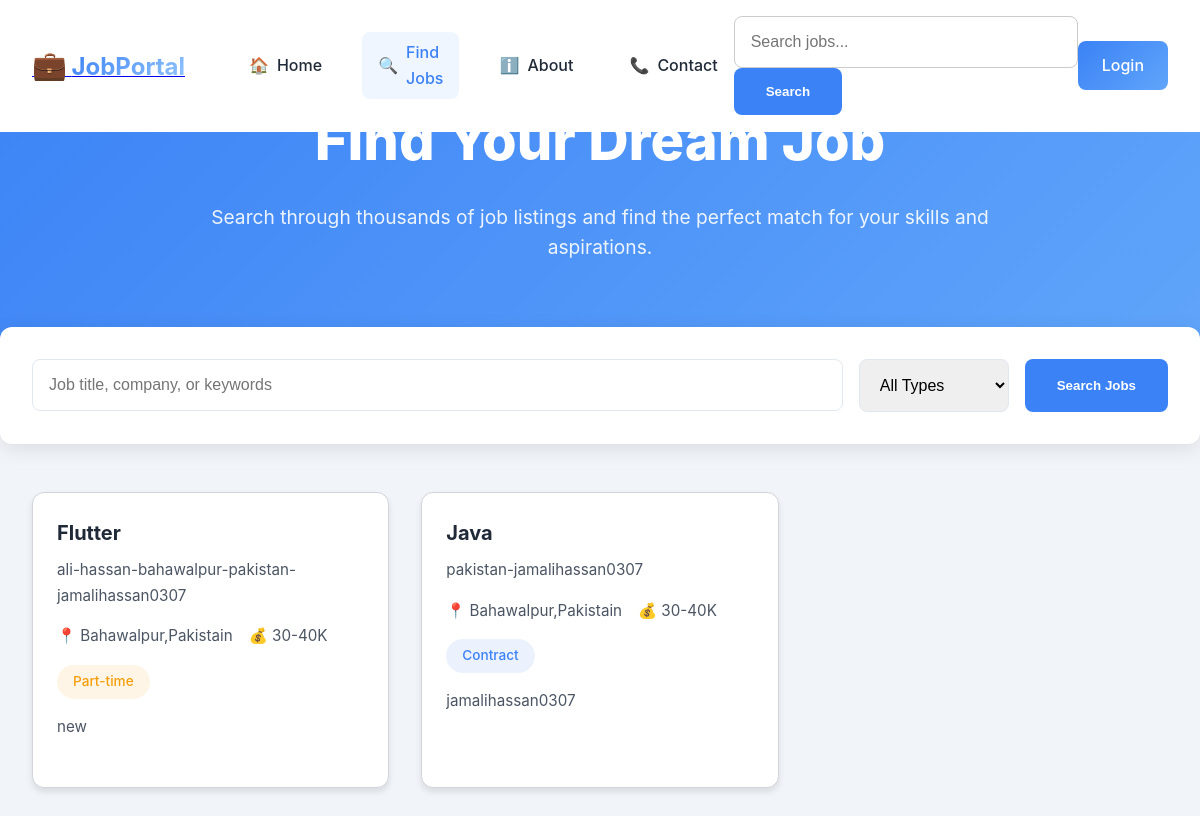
Screenshot of /jobs/ with the database file from the repository.
### jobs/models.py (models this page shows, shortened)
class Job(models.Model):
    JOB_TYPES = [
        ('Full-time', 'Full-time'),
        ('Part-time', 'Part-time'),
        ('Contract', 'Contract'),
        ('Freelance', 'Freelance'),
        ('Remote', 'Remote'),
    ]
    job_title = models.CharField(max_length=255)
    company = models.CharField(max_length=255)
    company_url = models.CharField(max_length=255)
    location = models.CharField(max_length=255)
    job_type = models.CharField(max_length=100, choices=JOB_TYPES)
    salary = models.CharField(max_length=100)
    description = models.TextField(null=True, blank=True)
    created_by = models.ForeignKey(User, on_delete=models.CASCADE)
    created_at = models.DateTimeField(auto_now_add=True)
    updated_at = models.DateTimeField(auto_now=True)

### jobs/views.py (the view)
# urls.py: path('jobs/', views.jobs_list, name='jobs'),
def jobs_list(request):
    jobs = Job.objects.all()
    search_query = request.GET.get('search', '')
    job_type = request.GET.get('type', 'All')
    if search_query:
        jobs = jobs.filter(job_title__icontains=search_query)
    if job_type != 'All':
        jobs = jobs.filter(job_type=job_type)
    return render(request, 'jobs/jobs.html', {'jobs': jobs})

### jobs/templates/jobs/jobs.html (shortened to what this page needs)
{% extends 'jobs/base.html' %}
{% load static %}
{% block extra_css %}
<link rel="stylesheet" href="{% static 'css/pages/Jobs.css' %}">
{% endblock %}
{% block content %}
<div class="jobs-container">
    <div class="jobs-hero">
        <div class="jobs-hero-content">
            <h1>Find Your Dream Job</h1>
            <p>Search through thousands of job listings and find the perfect match for your skills and aspirations.</p>
        </div>
    </div>
    <div class="jobs-filters">
        <form method="GET" action="{% url 'jobs' %}" class="search-form">
            <div class="search-inputs">
                <div class="search-group">
                    <input type="text" name="search" placeholder="Job title, company, or keywords" value="{{ search_query }}" class="search-input">
                </div>
                <div class="filter-group">
                    <select name="type" class="job-type-select">
                        <option value="All" {% if job_type == 'All' %}selected{% endif %}>All Types</option>
                    </select>
                    <button type="submit" class="search-btn">Search Jobs</button>
                </div>
            </div>
        </form>
    </div>
    <div class="jobs-main">
        <div class="jobs-grid">
            {% if jobs %}
                {% for job in jobs %}
                <div class="job-card">
                    <div class="job-header">
                        <h3>{{ job.job_title }}</h3>
                        <span class="company">{{ job.company }}</span>
                    </div>
                    <div class="job-details">
                        <span class="location">📍 {{ job.location }}</span>
                        <span class="salary">💰 {{ job.salary }}</span>
                        <span class="job-type {{ job.job_type|lower }}">{{ job.job_type }}</span>
                    </div>
                    <div class="job-description">
                        <p>{{ job.description|truncatewords:30 }}</p>
                    </div>
                </div>
                {% endfor %}
            {% else %}
                <div class="no-jobs">
                    <h3>No jobs found</h3>
                    <p>Try adjusting your search criteria or check back later for new opportunities.</p>
                </div>
            {% endif %}
        </div>
    </div>
</div>
{% endblock %}

### static/css/common.css (style rules this page uses)
:root { --primary-color: #3b82f6; --secondary-color: #60a5fa; --accent-color: #93c5fd; --background-color: #f1f5f9; --card-bg: #ffffff; --text-primary: #1f2937; --text-secondary: #4b5563; --border-color: #d1d5db; --success: #10b981; --warning: #f59e0b; --error: #ef4444; }
* { margin: 0; padding: 0; box-sizing: border-box; }
body { font-family: "Inter", -apple-system, BlinkMacSystemFont, sans-serif; background-color: var(--background-color); color: var(--text-primary); line-height: 1.6; transition: background-color 0.3s ease, color 0.3s ease; }

### static/css/components/NavBar.css (style rules this page uses)
.search-input { width: 100%; padding: 0.75rem 1rem; border-radius: 8px; border: 1px solid rgba(255, 255, 255, 0.1); background: rgba(255, 255, 255, 0.05); color: var(--text-primary); font-size: 0.95rem; transition: all 0.3s ease; }

### static/css/components/JobCard.css (style rules this page uses)
.job-card { background: var(--card-bg); border-radius: 12px; padding: 1.5rem; border: 1px solid var(--border-color); transition: all 0.3s ease; }
.job-type { padding: 0.4rem 1rem; border-radius: 20px; font-size: 0.85rem; font-weight: 500; }
.job-type.part-time { background: rgba(245, 158, 11, 0.1); color: var(--warning); }
.job-type.contract { background: rgba(59, 130, 246, 0.1); color: var(--accent-color); }
.location { display: flex; align-items: center; gap: 0.5rem; color: var(--text-secondary); font-size: 0.95rem; }

### static/css/pages/Jobs.css (style rules this page uses)
.jobs-container { min-height: 100vh; background-color: var(--background-color); }
.jobs-hero { background: linear-gradient(135deg, var(--primary-color), var(--secondary-color)); padding: 6rem 2rem; color: white; text-align: center; }
.jobs-hero-content { max-width: 800px; margin: 0 auto; }
.jobs-hero-content h1 { font-size: 3.5rem; font-weight: 800; margin-bottom: 1rem; }
.jobs-hero-content p { font-size: 1.2rem; opacity: 0.9; }
.jobs-filters { background: white; padding: 2rem; margin-top: -2rem; border-radius: 12px; box-shadow: 0 4px 20px rgba(0, 0, 0, 0.1); position: relative; z-index: 1; max-width: 1200px; margin-left: auto; margin-right: auto; }
.search-form { width: 100%; }
.search-inputs { display: flex; gap: 1rem; flex-wrap: wrap; }
.search-group { flex: 1; min-width: 300px; }
.filter-group { display: flex; gap: 1rem; }
.search-input { width: 100%; padding: 1rem; border: 1px solid #e2e8f0; border-radius: 8px; font-size: 1rem; }
.job-type-select { padding: 1rem; border: 1px solid #e2e8f0; border-radius: 8px; font-size: 1rem; min-width: 150px; }
.search-btn { padding: 1rem 2rem; background: var(--primary-color); color: white; border: none; border-radius: 8px; font-weight: 600; cursor: pointer; transition: all 0.3s ease; }
.jobs-main { padding: 3rem 2rem; max-width: 1200px; margin: 0 auto; }
.jobs-grid { display: grid; grid-template-columns: repeat(auto-fill, minmax(350px, 1fr)); gap: 2rem; }
.job-card { background: white; border-radius: 12px; padding: 1.5rem; box-shadow: 0 4px 6px rgba(0, 0, 0, 0.1); transition: all 0.3s ease; }
.job-header { margin-bottom: 1rem; }
.job-header h3 { font-size: 1.25rem; color: var(--text-primary); margin-bottom: 0.5rem; }
.company { color: var(--text-secondary); font-size: 0.95rem; }
.job-details { display: flex; flex-wrap: wrap; gap: 1rem; margin-bottom: 1rem; }
.location, .salary { color: var(--text-secondary); font-size: 0.95rem; display: flex; align-items: center; gap: 0.5rem; }
.job-type { padding: 0.4rem 1rem; border-radius: 20px; font-size: 0.85rem; font-weight: 500; }
.job-type.part-time { background: rgba(245, 158, 11, 0.1); color: #f59e0b; }
.job-type.contract { background: rgba(59, 130, 246, 0.1); color: #3b82f6; }
.job-description { margin-bottom: 1.5rem; color: var(--text-secondary); font-size: 0.95rem; line-height: 1.6; }

### rows the page displays
Job: job_title "Flutter", company "ali-hassan-bahawalpur-pakistan-jamalihassan0307", location "Bahawalpur,Pakistain", salary "30-40K", job_type "Part-time", description "new"
Job: job_title "Java", company "pakistan-jamalihassan0307", location "Bahawalpur,Pakistain", salary "30-40K", job_type "Contract", description "jamalihassan0307"
